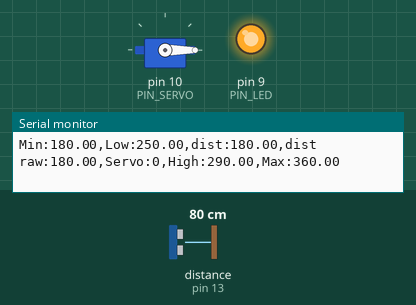
Bench run of a sketch on a simulated Arduino Uno, built with avr-gcc and run on an emulated ATmega328P. Shown: servo, output pins drawn as LEDs (lit = HIGH), the last lines printed to the serial monitor. Wiring (inferred from the names in the program): ultrasonic range finder: trigger pin 12; echo pin 13. The test bench sets the inputs (shaded band); at power-on: distance to the obstacle (sensor on pin 13) 80 cm. The echo pulse lasts 58.3 µs per cm; pins used as bus, display or sensor lines are not drawn.

Above: at 1.2 s.
1.3 s: distance to the obstacle (sensor on pin 13) set to 18 cm
At 2.5 s:
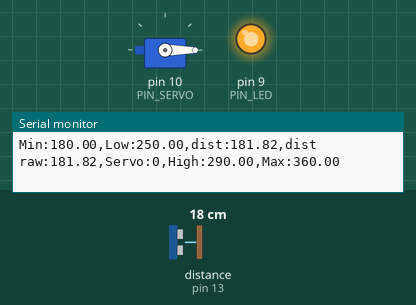
2.8 s: distance to the obstacle (sensor on pin 13) set to 35 cm
At 4.0 s:
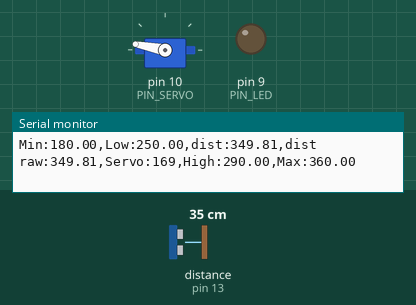
4.3 s: distance to the obstacle (sensor on pin 13) set to 39 cm
At 5.3 s:
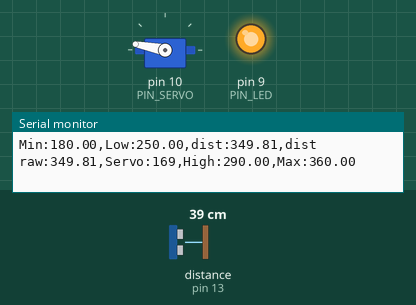
Timing chart, 0 to 7.3 s (numbered marks = the images above; inputs shaded):
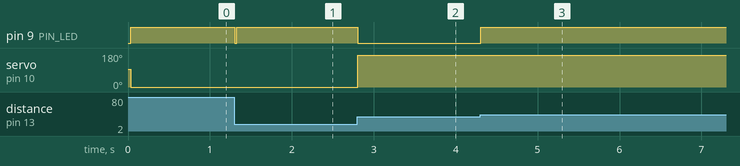

Measured:
- the behaviour switches between 35 and 36 cm on distance to the obstacle (sensor on pin 13) (found by bisection; images 2 and 3)
- after the input at 1.3 s, pin 9 (PIN_LED): HIGH → LOW at once, → HIGH 0.02 s later
- after the input at 2.8 s, pin 9 (PIN_LED): HIGH → LOW at once; servo on pin 10 (PIN_SERVO): 0° → 169° at once
- after the input at 4.3 s, pin 9 (PIN_LED): LOW → HIGH at once

The sketch:

11_example_1.ino
```cpp
#include <Servo.h>

// Arduino pin assignment
#define PIN_LED   9   // LED active-low
#define PIN_TRIG  12  // sonar sensor TRIGGER
#define PIN_ECHO  13  // sonar sensor ECHO
#define PIN_SERVO 10  // servi motor

// configurable parameters for sonar
#define SND_VEL 346.0     // sound velocity at 24 celsius degree (unit: m/sec)
#define INTERVAL 25      // sampling interval (unit: msec)
#define PULSE_DURATION 10 // ultra-sound Pulse Duration (unit: usec)
#define _DIST_MIN 180.0   // minimum distance to be measured (unit: mm)
#define _DIST_MAX 360.0   // maximum distance to be measured (unit: mm)

#define TIMEOUT ((INTERVAL / 2) * 1000.0) // maximum echo waiting time (unit: usec)
#define SCALE (0.001 * 0.5 * SND_VEL) // coefficent to convert duration to distance

#define _EMA_ALPHA 0.2    // EMA weight of new sample (range: 0 to 1)
                          // Setting EMA to 1 effectively disables EMA filter.

// Target Distance
#define _TARGET_LOW  250.0
#define _TARGET_HIGH 290.0

// duty duration for myservo.writeMicroseconds()
// NEEDS TUNING (servo by servo)

#define _DUTY_MIN 500 // servo full clockwise position (0 degree)
#define _DUTY_NEU 1500 // servo neutral position (90 degree)
#define _DUTY_MAX 2400 // servo full counterclockwise position (180 degree)

#define MOVING_TIME 3000

// global variables
float  dist_ema, dist_prev = _DIST_MAX; // unit: mm
unsigned long last_sampling_time;       // unit: ms

Servo myservo;

void setup() {
  // initialize GPIO pins
  pinMode(PIN_LED, OUTPUT);
  pinMode(PIN_TRIG, OUTPUT);    // sonar TRIGGER
  pinMode(PIN_ECHO, INPUT);     // sonar ECHO
  digitalWrite(PIN_TRIG, LOW);  // turn-off Sonar

  myservo.attach(PIN_SERVO);
  myservo.writeMicroseconds(_DUTY_NEU);

  // initialize USS related variables
  dist_prev = _DIST_MIN; // raw distance output from USS (unit: mm)

  // initialize serial port
  Serial.begin(57600);
}

void loop() {
  float  dist_raw;

  // wait until next sampling time.
  if (millis() < (last_sampling_time + INTERVAL))
    return;

  dist_raw = USS_measure(PIN_TRIG, PIN_ECHO); // read distance

  if ((dist_raw == 0.0) || (dist_raw > _DIST_MAX)) {
    dist_raw = dist_prev;           // Cut higher than maximum
    digitalWrite(PIN_LED, 1);       // LED OFF
  } else if (dist_raw < _DIST_MIN) {
    dist_raw = dist_prev;           // cut lower than minimum
    digitalWrite(PIN_LED, 1);       // LED OFF
  } else {    // In desired Range
    dist_prev = dist_raw;
    digitalWrite(PIN_LED, 0);       // LED ON
  }


  // Apply ema filter here
  dist_ema = _EMA_ALPHA * dist_raw + (1-_EMA_ALPHA) * dist_prev;

  // adjust servo position according to the USS read value
  // add your code here!
  if (dist_ema <= 180.0){
    myservo.writeMicroseconds(_DUTY_MIN);
  }else if ((dist_ema > 180.0) || (dist_ema < 360.0) ){

     long angle = map(dist_ema,_DIST_MIN ,_DIST_MAX , _DUTY_MIN, _DUTY_MAX);
     myservo.writeMicroseconds(angle);
  }else{
      myservo.writeMicroseconds(_DUTY_MAX);
  }


  // output the distance to the serial port
  Serial.print("Min:");    Serial.print(_DIST_MIN);
  Serial.print(",Low:");   Serial.print(_TARGET_LOW);
  Serial.print(",dist:");  Serial.print(dist_ema);
  Serial.print(",dist raw:");  Serial.print(dist_raw);
  Serial.print(",Servo:"); Serial.print(myservo.read());
  Serial.print(",High:");  Serial.print(_TARGET_HIGH);
  Serial.print(",Max:");   Serial.print(_DIST_MAX);
  Serial.println("");

  // update last sampling time
  last_sampling_time += INTERVAL;
}

// get a distance reading from USS. return value is in millimeter.
float USS_measure(int TRIG, int ECHO)
{
  digitalWrite(TRIG, HIGH);
  delayMicroseconds(PULSE_DURATION);
  digitalWrite(TRIG, LOW);

  return pulseIn(ECHO, HIGH, TIMEOUT) * SCALE; // unit: mm
}
```
